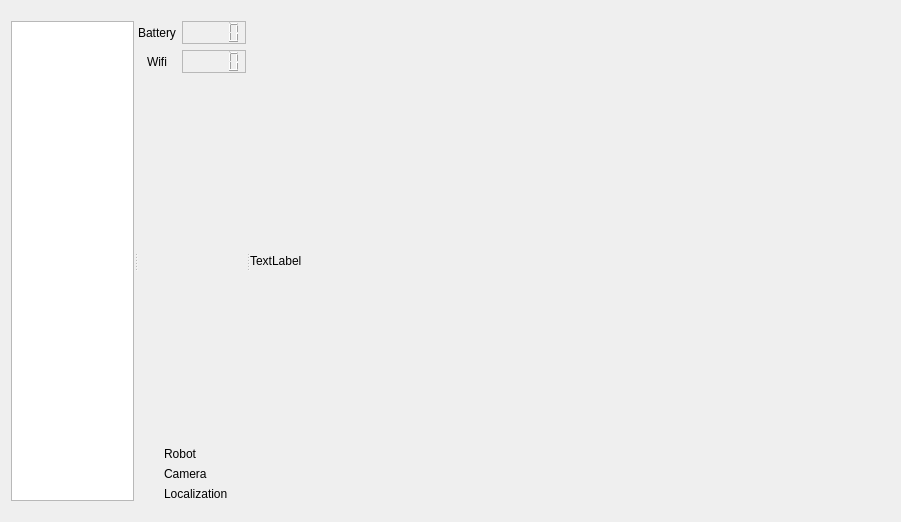
<?xml version="1.0" encoding="UTF-8"?>
<ui version="4.0">
 <class>guiDlg</class>
 <widget class="QWidget" name="guiDlg">
  <property name="geometry">
   <rect>
    <x>0</x>
    <y>0</y>
    <width>901</width>
    <height>522</height>
   </rect>
  </property>
  <property name="windowTitle">
   <string>Pioneer Controller</string>
  </property>
  <layout class="QVBoxLayout" name="verticalLayout_4">
   <item>
    <widget class="QSplitter" name="splitter_2">
     <property name="orientation">
      <enum>Qt::Horizontal</enum>
     </property>
     <widget class="QSplitter" name="splitter">
      <property name="orientation">
       <enum>Qt::Horizontal</enum>
      </property>
      <widget class="QGraphicsView" name="graphicsView"/>
      <widget class="QWidget" name="">
       <layout class="QVBoxLayout" name="verticalLayout_3">
        <item>
         <layout class="QVBoxLayout" name="verticalLayout_2">
          <item>
           <layout class="QHBoxLayout" name="horizontalLayout">
            <item>
             <widget class="QLabel" name="label">
              <property name="text">
               <string>Battery</string>
              </property>
              <property name="alignment">
               <set>Qt::AlignCenter</set>
              </property>
             </widget>
            </item>
            <item>
             <widget class="QLCDNumber" name="bat_lcdnumber">
              <property name="font">
               <font>
                <pointsize>16</pointsize>
                <weight>75</weight>
                <bold>true</bold>
                <strikeout>false</strikeout>
               </font>
              </property>
              <property name="frameShape">
               <enum>QFrame::StyledPanel</enum>
              </property>
              <property name="frameShadow">
               <enum>QFrame::Sunken</enum>
              </property>
              <property name="lineWidth">
               <number>2</number>
              </property>
              <property name="segmentStyle">
               <enum>QLCDNumber::Filled</enum>
              </property>
             </widget>
            </item>
           </layout>
          </item>
          <item>
           <layout class="QHBoxLayout" name="horizontalLayout_5">
            <item>
             <widget class="QLabel" name="label_2">
              <property name="text">
               <string>Wifi</string>
              </property>
              <property name="alignment">
               <set>Qt::AlignCenter</set>
              </property>
             </widget>
            </item>
            <item>
             <widget class="QLCDNumber" name="rssi_lcdnumber">
              <property name="font">
               <font>
                <pointsize>16</pointsize>
                <weight>75</weight>
                <bold>true</bold>
                <strikeout>false</strikeout>
               </font>
              </property>
              <property name="frameShape">
               <enum>QFrame::StyledPanel</enum>
              </property>
              <property name="frameShadow">
               <enum>QFrame::Sunken</enum>
              </property>
              <property name="lineWidth">
               <number>2</number>
              </property>
             </widget>
            </item>
           </layout>
          </item>
          <item>
           <spacer name="verticalSpacer">
            <property name="orientation">
             <enum>Qt::Vertical</enum>
            </property>
            <property name="sizeHint" stdset="0">
             <size>
              <width>20</width>
              <height>40</height>
             </size>
            </property>
           </spacer>
          </item>
         </layout>
        </item>
        <item>
         <layout class="QVBoxLayout" name="verticalLayout">
          <item>
           <layout class="QHBoxLayout" name="horizontalLayout_2">
            <item>
             <widget class="QLabel" name="label_robot">
              <property name="sizePolicy">
               <sizepolicy hsizetype="Minimum" vsizetype="Preferred">
                <horstretch>0</horstretch>
                <verstretch>0</verstretch>
               </sizepolicy>
              </property>
              <property name="maximumSize">
               <size>
                <width>20</width>
                <height>20</height>
               </size>
              </property>
              <property name="text">
               <string/>
              </property>
              <property name="pixmap">
               <pixmap>../../../etc/resources/red.png.jpg</pixmap>
              </property>
              <property name="scaledContents">
               <bool>true</bool>
              </property>
              <property name="alignment">
               <set>Qt::AlignCenter</set>
              </property>
             </widget>
            </item>
            <item>
             <widget class="QLabel" name="label_3">
              <property name="sizePolicy">
               <sizepolicy hsizetype="Minimum" vsizetype="Preferred">
                <horstretch>0</horstretch>
                <verstretch>0</verstretch>
               </sizepolicy>
              </property>
              <property name="text">
               <string>Robot</string>
              </property>
             </widget>
            </item>
           </layout>
          </item>
          <item>
           <layout class="QHBoxLayout" name="horizontalLayout_3">
            <item>
             <widget class="QLabel" name="label_camera">
              <property name="maximumSize">
               <size>
                <width>20</width>
                <height>20</height>
               </size>
              </property>
              <property name="text">
               <string/>
              </property>
              <property name="pixmap">
               <pixmap>../../../etc/resources/red.png.jpg</pixmap>
              </property>
              <property name="scaledContents">
               <bool>true</bool>
              </property>
             </widget>
            </item>
            <item>
             <widget class="QLabel" name="label_4">
              <property name="text">
               <string>Camera</string>
              </property>
             </widget>
            </item>
           </layout>
          </item>
          <item>
           <layout class="QHBoxLayout" name="horizontalLayout_4">
            <item>
             <widget class="QLabel" name="label_localization">
              <property name="maximumSize">
               <size>
                <width>20</width>
                <height>20</height>
               </size>
              </property>
              <property name="text">
               <string/>
              </property>
              <property name="pixmap">
               <pixmap>../../../etc/resources/red.png.jpg</pixmap>
              </property>
              <property name="scaledContents">
               <bool>true</bool>
              </property>
             </widget>
            </item>
            <item>
             <widget class="QLabel" name="label_5">
              <property name="text">
               <string>Localization</string>
              </property>
             </widget>
            </item>
           </layout>
          </item>
         </layout>
        </item>
       </layout>
      </widget>
     </widget>
     <widget class="QLabel" name="label_rgb">
      <property name="minimumSize">
       <size>
        <width>640</width>
        <height>480</height>
       </size>
      </property>
      <property name="maximumSize">
       <size>
        <width>640</width>
        <height>480</height>
       </size>
      </property>
      <property name="text">
       <string>TextLabel</string>
      </property>
     </widget>
    </widget>
   </item>
  </layout>
 </widget>
 <resources>
  <include location="../../../etc/resources/resources.qrc"/>
 </resources>
 <connections/>
</ui>
